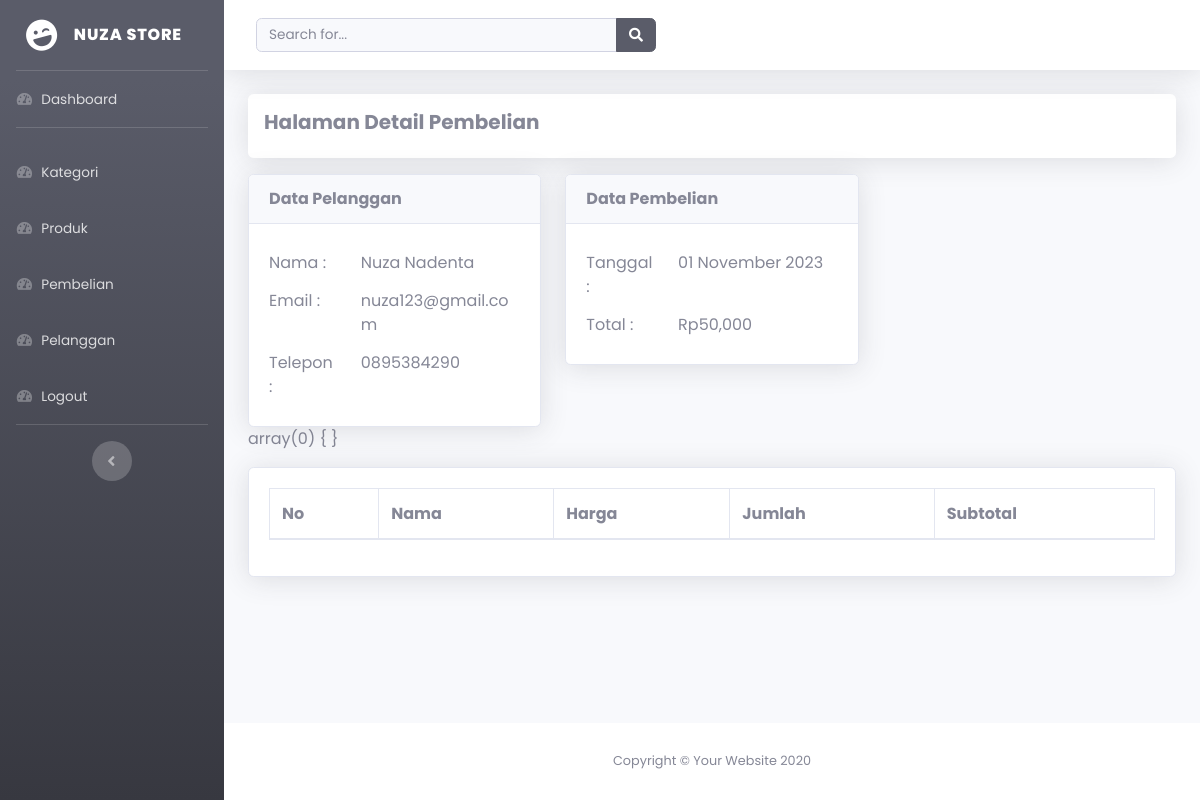
Page /admin/index.php?halaman=detail_pembelian&id=1 (signed in) on the committed database.
### tables this page shows
CREATE TABLE `pembelian` (
  `id_pembelian` int(11) NOT NULL,
  `id_pelanggan` int(11) NOT NULL,
  `tanggal_pembelian` date NOT NULL,
  `total_pembelian` int(11) NOT NULL
);

CREATE TABLE `pelanggan` (
  `id_pelanggan` int(11) NOT NULL,
  `nama_pelanggan` varchar(50) NOT NULL,
  `email_pelanggan` varchar(50) NOT NULL,
  `telepon_pelanggan` varchar(20) NOT NULL,
  `foto_pelanggan` varchar(255) NOT NULL
);

### admin/detail/detail_pembelian.php (the view, shortened to what this page needs)
<div class="shadow p-3 mb-3 bg-white rounded">
    <h5 class="no"><b>Halaman Detail Pembelian</b></h5>
</div>
<?php
$id_pembelian = $_GET['id'];
$ambil = $koneksi->query("SELECT * FROM pembelian JOIN pelanggan
        ON pembelian.id_pelanggan=pelanggan.id_pelanggan
        WHERE pembelian.id_pembelian='$id_pembelian'");
$detail = $ambil->fetch_assoc();
?>
<div class="row">
    <div class="col-md-4">
        <div class="card shadow bg-white">
            <div class="card-header">
                <strong>Data Pelanggan</strong>
            </div>
            <div class="card-body row">
                <label for="" class="col-md-4 col-form-label">Nama :</label>
                <label for="" class="col-md-8 col-form-label"><?= $detail['nama_pelanggan'] ?></label>
                <label for="" class="col-md-4 col-form-label">Email :</label>
                <label for="" class="col-md-8 col-form-label"><?= $detail['email_pelanggan'] ?></label>
                <label for="" class="col-md-4 col-form-label">Telepon :</label>
                <label for="" class="col-md-8 col-form-label"><?= $detail['telepon_pelanggan'] ?></label>
            </div>
        </div>
    </div>
    <div class="col-md-4">
        <div class="card shadow bg-white">
            <div class="card-header">
                <strong>Data Pembelian</strong>
            </div>
            <div class="card-body row">
                <label for="" class="col-md-4 col-form-label">Tanggal :</label>
                <label for="" class="col-md-8 col-form-label"><?= date("d F Y", strtotime($detail['tanggal_pembelian'])) ?></label>
                <label for="" class="col-md-4 col-form-label">Total :</label>
                <label for="" class="col-md-8 col-form-label">Rp<?= number_format($detail['total_pembelian']) ?></label>
            </div>
        </div>
    </div>
</div>
<?php
$pp = array();
var_dump($pp);
?>
<div class="card shadow bg-white mt-3">
    <div class="card-body">
        <table class="table table-bordered table-hover table-striped" id="tables">
            <thead>
                <tr>
                    <th>No</th>
                    <th>Nama</th>
                    <th>Harga</th>
                    <th>Jumlah</th>
                    <th>Subtotal</th>
                </tr>
            </thead>
        </table>
    </div>
</div>

### admin/index.php (style rules this page uses)
html { scroll-behavior: smooth; }
* { margin: 0; padding: 0; box-sizing: border-box; list-style: none; text-decoration: none; font-family: 'Poppins', sans-serif; }

### rows in the picture
pembelian: id_pelanggan.nama_pelanggan "Nuza Nadenta", id_pelanggan.email_pelanggan "nuza123@gmail.com", id_pelanggan.telepon_pelanggan "0895384290", tanggal_pembelian "01 November 2023", total_pembelian "50,000"
